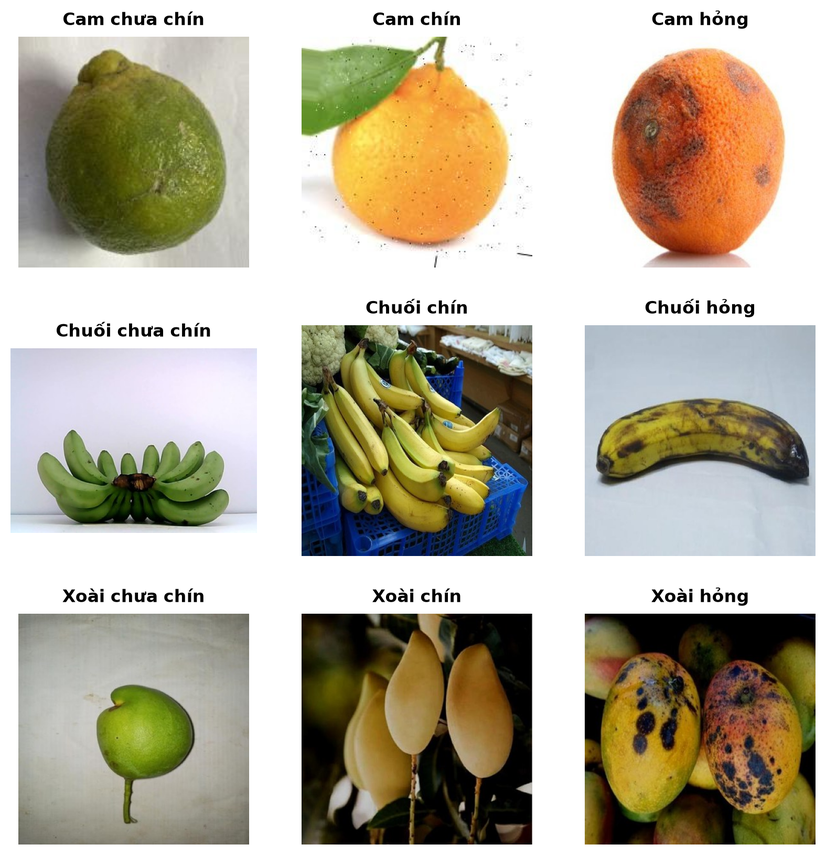
#> input picture reports/dataset_9classes_samples.png, 826 x 855 px, shrunk from 1575 x 1630 before the run
$ python -i features.py   (imports and definitions only)   (older library calls are emulated)
#> lines starting #> are read from the running program, lines starting #| are printed output that depends on the picture; after the words box and inside, x2 and y2 are one past the last pixel; in counts of white or black regions, pixels touching at a corner belong together
"""Trích xuất đặc trưng màu, kết cấu và hình dạng trong mask vùng quả."""

from __future__ import annotations

import cv2
import numpy as np
from skimage.feature import graycomatrix, graycoprops, local_binary_pattern

COLOR_HIST_BINS = 8
LBP_RADIUS = 1
LBP_N_POINTS = 8
LBP_N_BINS = 10

COLOR_FEATURE_NAMES = (
  [f"hist_rgb_{channel}_{index}" for channel in "rgb" for index in range(COLOR_HIST_BINS)]
  + [f"hist_hsv_{channel}_{index}" for channel in "hsv" for index in range(COLOR_HIST_BINS)]
  + [f"{stat}_{space}_{channel}" for space, channels in (("rgb", "rgb"), ("hsv", "hsv"), ("lab", "lab"))
     for stat in ("mean", "std") for channel in channels]
  + ["ratio_green", "ratio_yellow", "ratio_orange", "ratio_brown_black"]
)
TEXTURE_FEATURE_NAMES = (
  [f"lbp_{index}" for index in range(LBP_N_BINS)]
  + ["glcm_contrast", "glcm_homogeneity", "glcm_energy", "glcm_correlation"]
)
SHAPE_FEATURE_NAMES = [
  "shape_area_ratio", "shape_perimeter_ratio", "shape_width_ratio",
  "shape_height_ratio", "shape_aspect_ratio", "shape_circularity",
]
FEATURE_NAMES: list[str] = COLOR_FEATURE_NAMES + TEXTURE_FEATURE_NAMES + SHAPE_FEATURE_NAMES
N_FEATURES = len(FEATURE_NAMES)
FEATURE_GROUPS = {
  "color": slice(0, len(COLOR_FEATURE_NAMES)),
  "texture": slice(len(COLOR_FEATURE_NAMES), len(COLOR_FEATURE_NAMES) + len(TEXTURE_FEATURE_NAMES)),
  "shape": slice(len(COLOR_FEATURE_NAMES) + len(TEXTURE_FEATURE_NAMES), N_FEATURES),
}


def segment_fruit(img_rgb: np.ndarray) -> np.ndarray:
  """Tách vùng quả bằng Otsu trên S/xám, morphology và adaptive fallback."""
  denoised = cv2.medianBlur(img_rgb, 3)
  gray = cv2.cvtColor(denoised, cv2.COLOR_RGB2GRAY)
  saturation = cv2.cvtColor(denoised, cv2.COLOR_RGB2HSV)[:, :, 1]
  kernel = cv2.getStructuringElement(cv2.MORPH_ELLIPSE, (5, 5))
  candidates = []

  for channel in (saturation, gray):
    _, threshold = cv2.threshold(channel, 0, 255, cv2.THRESH_BINARY + cv2.THRESH_OTSU)
    for binary in (threshold, cv2.bitwise_not(threshold)):
      cleaned = cv2.morphologyEx(binary, cv2.MORPH_OPEN, kernel)
      cleaned = cv2.morphologyEx(cleaned, cv2.MORPH_CLOSE, kernel)
      contours, _ = cv2.findContours(cleaned, cv2.RETR_EXTERNAL, cv2.CHAIN_APPROX_SIMPLE)
      if contours:
        largest = max(contours, key=cv2.contourArea)
        component = np.zeros_like(cleaned)
        cv2.drawContours(component, [largest], -1, 255, thickness=cv2.FILLED)
        ratio = float(np.count_nonzero(component)) / component.size
        if 0.05 <= ratio <= 0.95:
          candidates.append((ratio, component))

  if candidates:
    _, mask = min(candidates, key=lambda item: abs(item[0] - 0.5))
    return mask

  adaptive = cv2.adaptiveThreshold(
    gray, 255, cv2.ADAPTIVE_THRESH_GAUSSIAN_C, cv2.THRESH_BINARY_INV, 31, 5
  )
  adaptive = cv2.morphologyEx(adaptive, cv2.MORPH_CLOSE, kernel)
  contours, _ = cv2.findContours(adaptive, cv2.RETR_EXTERNAL, cv2.CHAIN_APPROX_SIMPLE)
  if contours:
    mask = np.zeros_like(adaptive)
    cv2.drawContours(mask, [max(contours, key=cv2.contourArea)], -1, 255, thickness=cv2.FILLED)
    ratio = np.count_nonzero(mask) / mask.size
    if 0.05 <= ratio <= 0.95:
      return mask
  return np.full(gray.shape, 255, dtype=np.uint8)


def _color_features(img_rgb: np.ndarray, mask: np.ndarray) -> np.ndarray:
  pixels_rgb = img_rgb[mask > 0]
  if not len(pixels_rgb):
    pixels_rgb = img_rgb.reshape(-1, 3)
  hsv = cv2.cvtColor(img_rgb, cv2.COLOR_RGB2HSV)[mask > 0]
  lab = cv2.cvtColor(img_rgb, cv2.COLOR_RGB2LAB)[mask > 0]
  if not len(hsv):
    hsv = cv2.cvtColor(img_rgb, cv2.COLOR_RGB2HSV).reshape(-1, 3)
    lab = cv2.cvtColor(img_rgb, cv2.COLOR_RGB2LAB).reshape(-1, 3)

  histograms = []
  for values, bounds in ((pixels_rgb, (256, 256, 256)), (hsv, (180, 256, 256))):
    for channel in range(3):
      histograms.extend(
        np.histogram(values[:, channel], bins=COLOR_HIST_BINS, range=(0, bounds[channel]))[0]
        / len(values)
      )
  stats = []
  for values, scale in ((pixels_rgb, 255.0), (hsv, 255.0), (lab, 255.0)):
    stats.extend(values.mean(axis=0) / scale)
    stats.extend(values.std(axis=0) / scale)

  hue, _, value = hsv.T
  ratios = [
    np.mean((hue >= 35) & (hue <= 85)),
    np.mean((hue >= 20) & (hue < 35)),
    np.mean((hue >= 5) & (hue < 20)),
    np.mean((value < 80) | ((hue >= 5) & (hue < 25) & (value < 150))),
  ]
  return np.asarray([*histograms, *stats, *ratios], dtype=np.float64)


def _texture_features(img_rgb: np.ndarray, mask: np.ndarray) -> np.ndarray:
  gray = cv2.cvtColor(img_rgb, cv2.COLOR_RGB2GRAY)
  lbp = local_binary_pattern(gray, LBP_N_POINTS, LBP_RADIUS, method="uniform")
  selected = lbp[mask > 0]
  hist, _ = np.histogram(selected, bins=LBP_N_BINS, range=(0, LBP_N_BINS))
  lbp_hist = hist.astype(np.float64) / (hist.sum() + 1e-9)

  ys, xs = np.where(mask > 0)
  if not len(xs):
    return np.concatenate([lbp_hist, np.zeros(4)])
  x1, x2, y1, y2 = xs.min(), xs.max() + 1, ys.min(), ys.max() + 1
  crop = gray[y1:y2, x1:x2].copy()
  crop_mask = mask[y1:y2, x1:x2] > 0
  crop[~crop_mask] = int(np.median(crop[crop_mask]))
  gray_q = (crop // 4).astype(np.uint8)
  glcm = graycomatrix(
    gray_q, distances=[1], angles=[0], levels=64, symmetric=True, normed=True
  )
  properties = [
    graycoprops(glcm, name)[0, 0]
    for name in ("contrast", "homogeneity", "energy", "correlation")
  ]
  properties[0] /= 100.0
  return np.concatenate([lbp_hist, np.nan_to_num(properties)])


def _shape_features(mask: np.ndarray) -> np.ndarray:
  height, width = mask.shape
  contours, _ = cv2.findContours(mask, cv2.RETR_EXTERNAL, cv2.CHAIN_APPROX_SIMPLE)
  if not contours:
    return np.zeros(len(SHAPE_FEATURE_NAMES), dtype=np.float64)
  contour = max(contours, key=cv2.contourArea)
  area = cv2.contourArea(contour)
  perimeter = cv2.arcLength(contour, True)
  x, y, box_width, box_height = cv2.boundingRect(contour)
  return np.asarray([
    area / (height * width),
    perimeter / np.sqrt(height * width),
    box_width / width,
    box_height / height,
    box_width / (box_height + 1e-9),
    4 * np.pi * area / (perimeter * perimeter + 1e-9),
  ])


def extract_features(img_rgb: np.ndarray) -> np.ndarray:
    """Trích xuất vector 90 đặc trưng từ ảnh RGB uint8 (H×W×3).

    Sử dụng nhất quán trong cả training và inference.
    """
    assert img_rgb.ndim == 3 and img_rgb.shape[2] == 3, "Cần ảnh RGB 3 kênh"
    denoised = cv2.medianBlur(img_rgb, 3)
    mask = segment_fruit(denoised)
    color = _color_features(denoised, mask)
    texture = _texture_features(denoised, mask)
    shape = _shape_features(mask)
    feat = np.concatenate([color, texture, shape])
    assert len(feat) == N_FEATURES, f"Expected {N_FEATURES} features, got {len(feat)}"
    return feat


# [61 lines left out: functions save_mask_samples, augment_training_images, build_feature_matrix, not called in this run]

>>> import cv2
>>> picture = cv2.cvtColor(cv2.imread('../reports/dataset_9classes_samples.png'), cv2.COLOR_BGR2RGB)
>>> result = extract_features(picture)
#> the loop in segment_fruit, `for channel in (saturation, gray):` made 2 passes
#> pass 1, in segment_fruit, `_, threshold = cv2.threshold(channel, 0, 255, cv2.THRESH_BINARY + cv2...`:
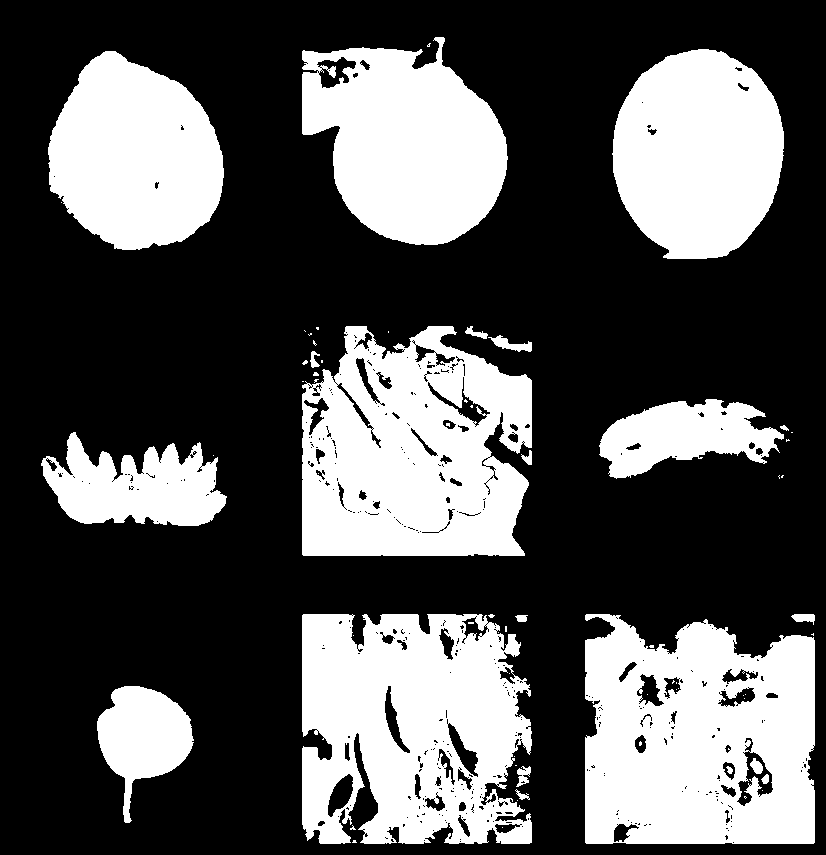
#> threshold: shape (855, 826); 33.7% white; 67 white regions (46 under 20 px), largest, box (x1, y1, x2, y2) and area: (585, 614, 815, 844) 43729, (302, 614, 532, 844) 41733, (302, 326, 532, 556) 41134
#> after the loop in segment_fruit, `for channel in (saturation, gray):`:
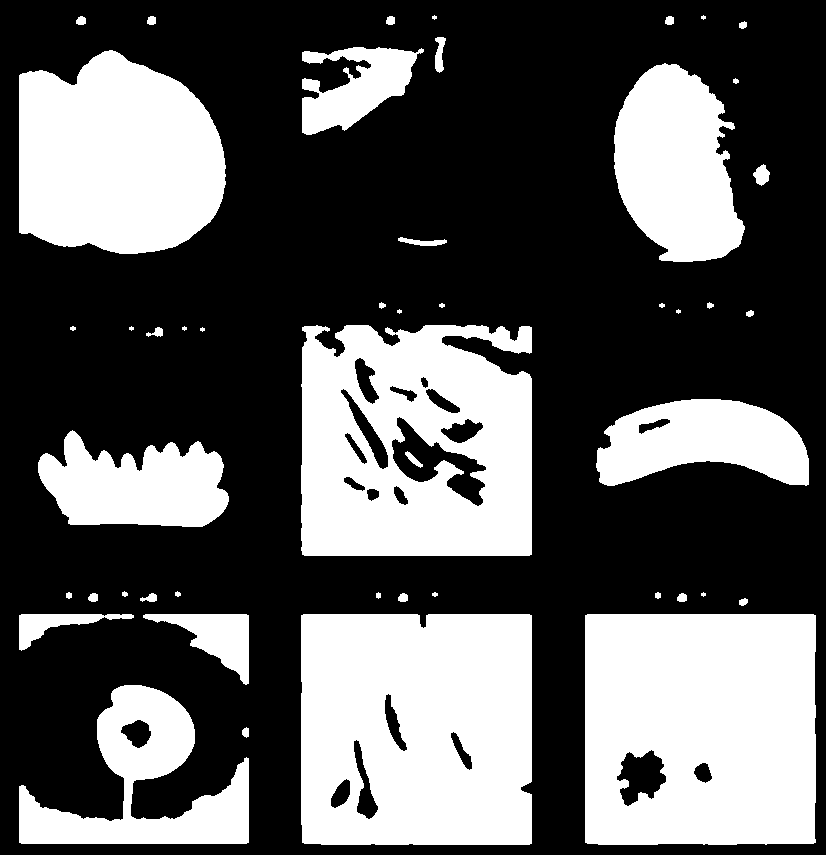
#> cleaned: shape (855, 826); 35.9% white; 48 white regions (8 under 20 px), largest, box (x1, y1, x2, y2) and area: (301, 614, 532, 845) 51267, (585, 614, 816, 845) 51179, (301, 325, 532, 556) 44079
#> after the loop in segment_fruit, `for channel in (saturation, gray):`:
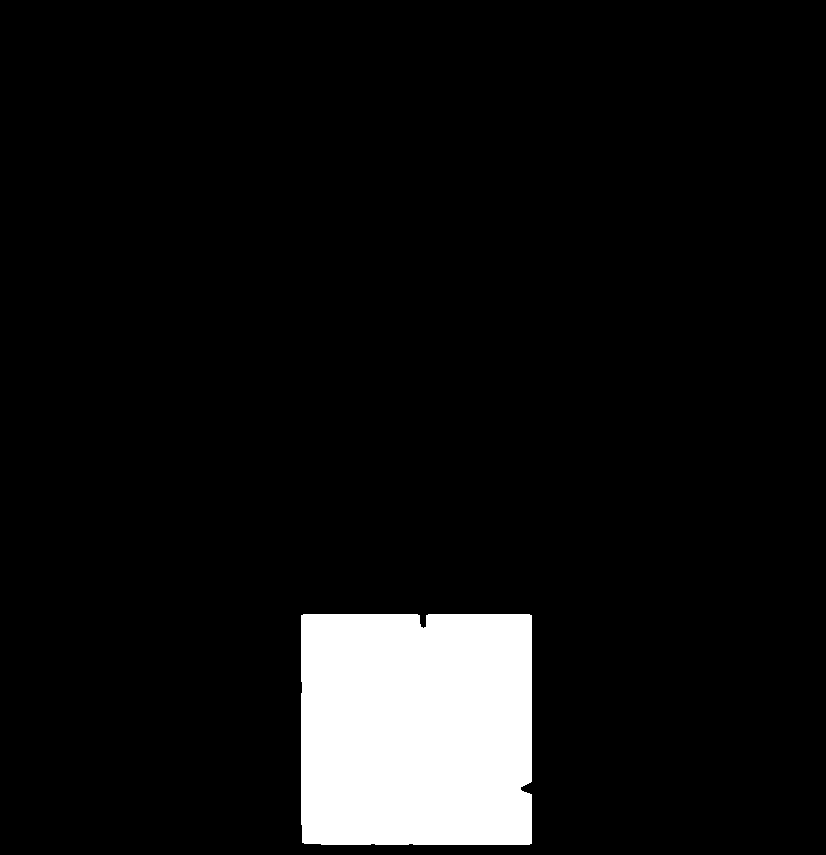
#> component: shape (855, 826); 7.5% white; 1 white region, box (x1, y1, x2, y2) and area: (301, 614, 532, 845) 53132
#> after the loop in segment_fruit, `for channel in (saturation, gray):`: candidates = 2 items
#> the loop in _color_features, `for values, bounds in ((pixels_rgb, (256, 256, 256)), (hsv, (180, 256,..` made 2 passes
#> bounds on passes 1 to 2: (256, 256, 256), (180, 256, 256)
#> after the loop in _color_features, `for values, bounds in ((pixels_rgb, (256, 256, 256)), (hsv, (180, 256,..`: histograms = 48 values, max 0.704 at index 16, min 0 at index 7, mean 0.125
#> the loop in _color_features, `for values, scale in ((pixels_rgb, 255.0), (hsv, 255.0), (lab, 255.0)):` made 3 passes
#> after the loop in _color_features, `for values, scale in ((pixels_rgb, 255.0), (hsv, 255.0), (lab, 255.0)):`: stats = [0.279, 0.225, 0.106, 0.258, 0.213, 0.152, 0.105, 0.648, 0.281, 0.115, 0.33, 0.257, 0.245, 0.51, 0.574, 0.236, 0.0203, 0.0672]
#> in _color_features, `ratios = [ np.mean((hue >= 35) & (hue <= 85)), np.mean((hue >= 20) & (..`: ratios = [0.0753, 0.465, 0.26, 0.763]
#> in extract_features, `color = _color_features(denoised, mask)`: color = 70 values, max 0.763 at index 69, min 0 at index 7, mean 0.174
#> in _texture_features, `lbp = local_binary_pattern(gray, LBP_N_POINTS, LBP_RADIUS, method="uni..`:
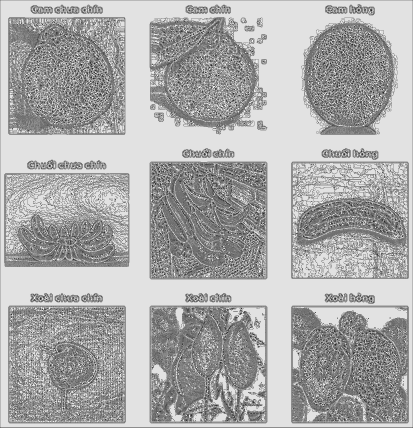
#> lbp: shape (855, 826) float64 (shown at 1/2 size); min 0, max 9, mean 6.09; drawn with min black and max white
#> in _texture_features, `hist, _ = np.histogram(selected, bins=LBP_N_BINS, range=(0, LBP_N_BINS))`: hist = [86, 735, 483, 6937, 16028, 13236, 2291, 2192, 10095, 1049]
#> in _texture_features, `lbp_hist = hist.astype(np.float64) / (hist.sum() + 1e-9)`: lbp_hist = [0.00162, 0.0138, 0.00909, 0.131, 0.302, 0.249, 0.0431, 0.0413, 0.19, 0.0197]
#> in _texture_features, `x1, x2, y1, y2 = xs.min(), xs.max() + 1, ys.min(), ys.max() + 1`: x1 = 301; x2 = 532; y1 = 614; y2 = 845
#> in _texture_features, `crop_mask = mask[y1:y2, x1:x2] > 0`:
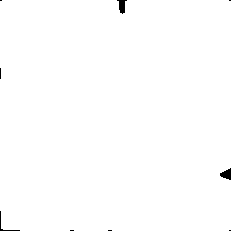
#> crop_mask: shape (231, 231) bool; 99.6% white; 9 black regions (6 under 20 px)
#> in _texture_features, `crop[~crop_mask] = int(np.median(crop[crop_mask]))`:
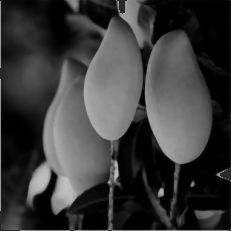
#> crop: shape (231, 231); min 0, max 191, mean 58
#> in _texture_features, `gray_q = (crop // 4).astype(np.uint8)`:
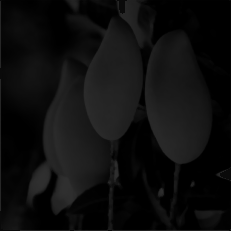
#> gray_q: shape (231, 231); min 0, max 47, mean 14.2
#> in _texture_features, `properties = [ graycoprops(glcm, name)[0, 0] for name in ("contrast", ..`: properties = [11.57, 0.736, 0.223, 0.969]
#> in extract_features, `texture = _texture_features(denoised, mask)`: texture = [0.00162, 0.0138, 0.00909, 0.131, 0.302, 0.249, 0.0431, 0.0413, 0.19, 0.0197, 0.116, 0.736, 0.223, 0.969]
#> in _shape_features, `contours, _ = cv2.findContours(mask, cv2.RETR_EXTERNAL, cv2.CHAIN_APPR..`: contours = 1 contour; box (x1, y1, x2, y2) and area: (301, 614, 532, 845) 52658
#> in _shape_features, `contour = max(contours, key=cv2.contourArea)`: contour = contour of 64 points, box (x1, y1, x2, y2) (301, 614, 532, 845), area 52658
#> in _shape_features, `area = cv2.contourArea(contour)`: area = 52658
#> in _shape_features, `perimeter = cv2.arcLength(contour, True)`: perimeter = 958.4
#> in _shape_features, `x, y, box_width, box_height = cv2.boundingRect(contour)`: x = 301; y = 614; box_width = 231
#> in extract_features, `shape = _shape_features(mask)`: shape = [0.0746, 1.14, 0.28, 0.27, 1, 0.72]
#> in extract_features, `feat = np.concatenate([color, texture, shape])`: feat = 90 values, max 1.14 at index 85, min 0 at index 7, mean 0.208
#> result has the same summary as feat in extract_features

$ run again, on reports/confusion_matrix.png
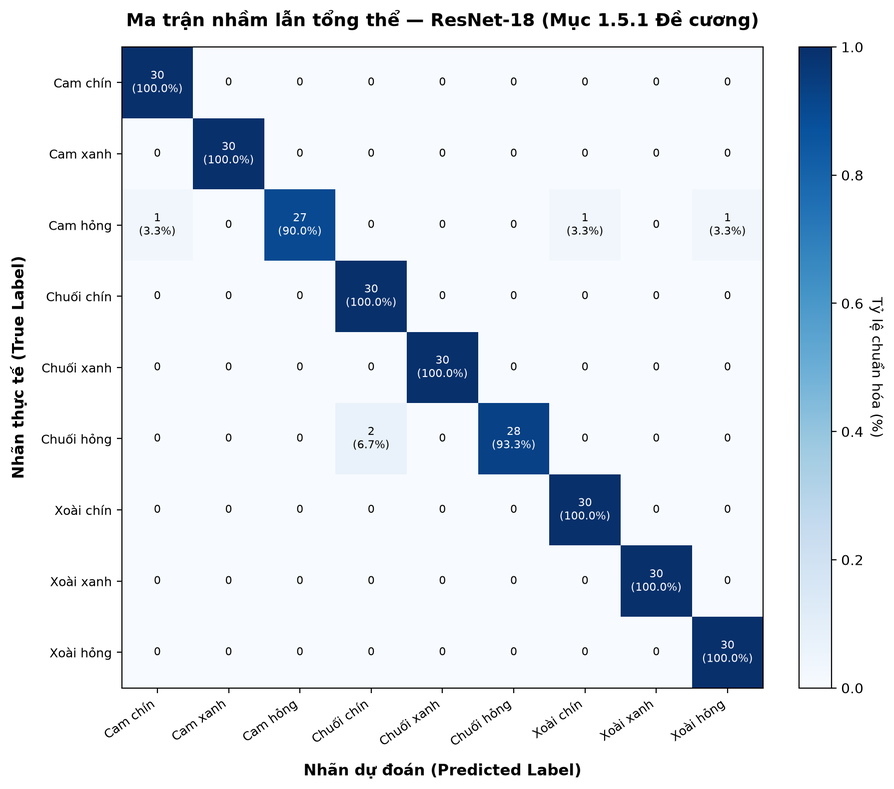
#> input picture reports/confusion_matrix.png, 894 x 789 px, shrunk from 1789 x 1580 before the run
#> the loop in segment_fruit, `for channel in (saturation, gray):` made 2 passes
#> after the loop in segment_fruit, `for channel in (saturation, gray):`:
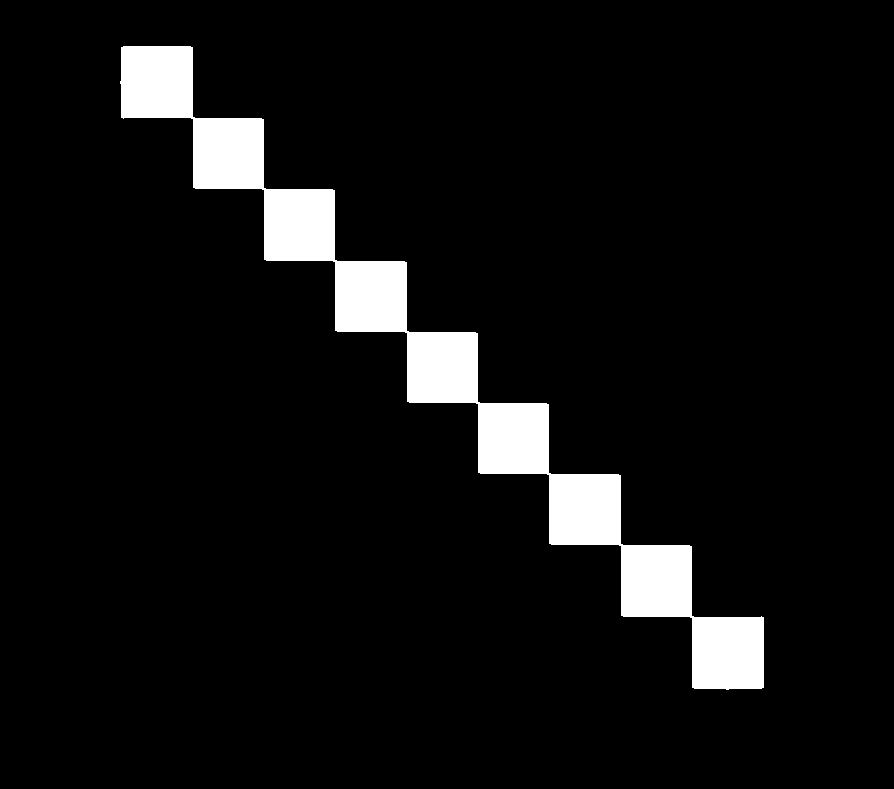
#> component: shape (789, 894); 6.5% white; 1 white region, box (x1, y1, x2, y2) and area: (120, 46, 764, 690) 45943
#> after the loop in segment_fruit, `for channel in (saturation, gray):`: candidates = 2 items
#> the loop in _color_features, `for values, bounds in ((pixels_rgb, (256, 256, 256)), (hsv, (180, 256,..` made 2 passes
#> bounds on passes 1 to 2: (256, 256, 256), (180, 256, 256)
#> after the loop in _color_features, `for values, bounds in ((pixels_rgb, (256, 256, 256)), (hsv, (180, 256,..`: histograms = 48 values, max 0.994 at index 28, min 0 at index 16, mean 0.125
#> the loop in _color_features, `for values, scale in ((pixels_rgb, 255.0), (hsv, 255.0), (lab, 255.0)):` made 3 passes
#> after the loop in _color_features, `for values, scale in ((pixels_rgb, 255.0), (hsv, 255.0), (lab, 255.0)):`: stats = [0.0609, 0.23, 0.462, 0.0976, 0.0854, 0.0764, 0.42, 0.882, 0.462, 0.0276, 0.149, 0.0762, 0.254, 0.544, 0.354, 0.0864, 0.0127, 0.023]
#> ratios = [2.18e-05, 0, 0.00605, 0.00786]
#> color = 70 values, max 0.994 at index 28, min 0 at index 16, mean 0.147
#> hist = [130, 379, 124, 1064, 1054, 4983, 611, 294, 36833, 471]
#> lbp_hist = [0.00283, 0.00825, 0.0027, 0.0232, 0.0229, 0.108, 0.0133, 0.0064, 0.802, 0.0103]
#> x1 = 120; x2 = 764; y1 = 46; y2 = 690
#> crop_mask: shape (644, 644) bool; 11.1% white; 1 white region
#> in _texture_features, `gray_q = (crop // 4).astype(np.uint8)`:
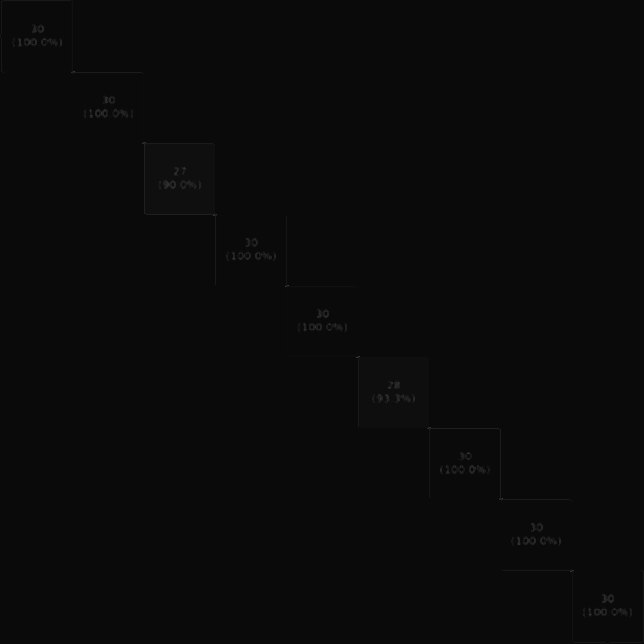
#> gray_q: shape (644, 644); min 3, max 62, mean 10.3
#> properties = [1.97, 0.987, 0.955, 0.755]
#> texture = [0.00283, 0.00825, 0.0027, 0.0232, 0.0229, 0.108, 0.0133, 0.0064, 0.802, 0.0103, 0.0197, 0.987, 0.955, 0.755]
#> contours = 1 contour; box (x1, y1, x2, y2) and area: (120, 46, 764, 690) 44683
#> contour = contour of 134 points, box (x1, y1, x2, y2) (120, 46, 764, 690), area 44683
#> area = 44683
#> perimeter = 2542
#> x = 120; y = 46; box_width = 644
#> shape = [0.0633, 3.03, 0.72, 0.816, 1, 0.0869]
#> feat = 90 values, max 3.03 at index 85, min 0 at index 16, mean 0.219
#> result has the same summary as feat in extract_features
